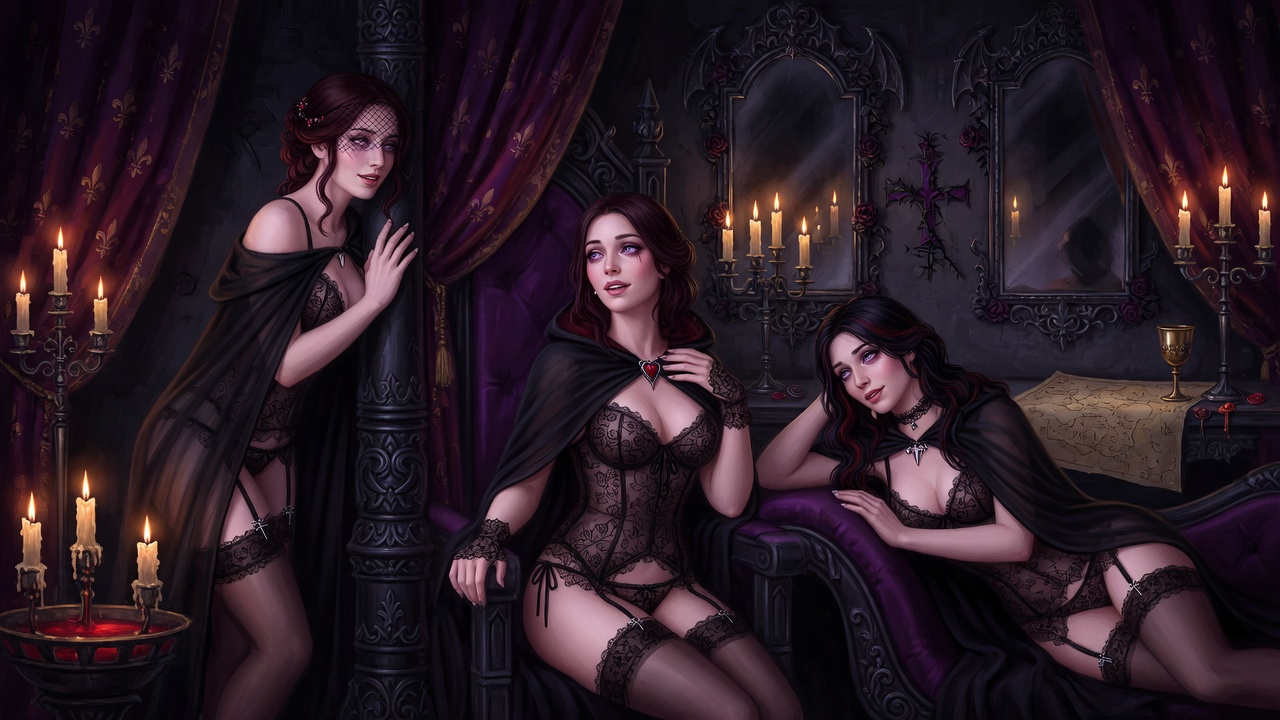
#> input picture source_51.jpg, 1280 x 720 px
$ python convert_decision_assets.py
#> lines starting #> are read from the running program, lines starting #| are printed output that depends on the picture
"""Convert Umbral decision source art to CK3 DDS assets."""
from PIL import Image, ImageEnhance
import os
import shutil

SESSION = r"X:\Users\USER\.grok\sessions\C%3A%5CUsers%5CUSER\019f2379-fcad-7c81-b0d9-c08690713797\images"
MOD = os.path.normpath(os.path.join(os.path.dirname(__file__), "..", "lasombra_court"))
TOOLS = os.path.dirname(__file__)

SOURCES = {
    "embrace": (
        "source_embrace_decision.jpg",
        "source_51.jpg",
        (1100, 440),
        "gfx/interface/illustrations/decisions/lasombra_court_embrace_decision.dds",
    ),
    "faith": (
        "source_adopt_faith_decision.jpg",
        "source_52.jpg",
        (1100, 440),
        "gfx/interface/illustrations/decisions/lasombra_court_adopt_faith_decision.dds",
    ),
    "culture": (
        "source_adopt_culture_decision.jpg",
        "69.jpg",
        (1100, 440),
        "gfx/interface/illustrations/decisions/lasombra_court_adopt_culture_decision.dds",
    ),
}


def resolve_source(primary, fallback):
#> called with primary = 'source_embrace_decision.jpg', fallback = 'source_51.jpg'
    for name in (primary, fallback):
        for base in (TOOLS, SESSION):
            path = os.path.join(base, name)
            if os.path.isfile(path):
                return path
    raise FileNotFoundError(f"missing source for {primary} / {fallback}")


def crop_cover(img, tw, th):
#> called with tw = 1100, th = 440
    w, h = img.size
#> w = 1280; h = 720
    target_ratio = tw / th
    src_ratio = w / h
#> src_ratio = 1.78
    if src_ratio > target_ratio:
        new_w = int(h * target_ratio)
        left = (w - new_w) // 2
        img = img.crop((left, 0, left + new_w, h))
    else:
        new_h = int(w / target_ratio)
#> new_h = 512
        top = (h - new_h) // 2
#> top = 104
        img = img.crop((0, top, w, top + new_h))
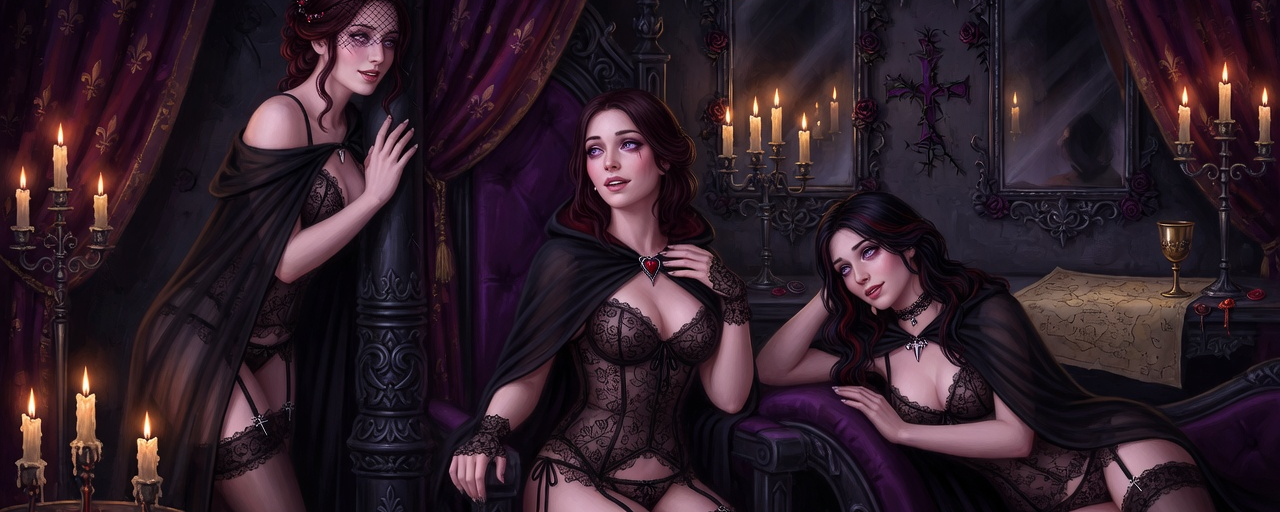
#> img: PIL image 1280x512 RGBA; mean R, G, B, A 47.9, 30.9, 40.3, 255
    return img.resize((tw, th), Image.LANCZOS)


def enhance(img):
    rgb = ImageEnhance.Contrast(img.convert("RGB")).enhance(1.08)
    rgb = ImageEnhance.Color(rgb).enhance(1.1)
    return rgb.convert("RGBA")


def main():
    for key, (primary, fallback, size, rel) in SOURCES.items():
        src_path = resolve_source(primary, fallback)
        out_path = os.path.join(MOD, rel.replace("/", os.sep))
        os.makedirs(os.path.dirname(out_path), exist_ok=True)
        img = Image.open(src_path).convert("RGBA")
        img = crop_cover(img, *size)
        out = enhance(img)
        out.save(out_path)
        print(f"wrote {key}: {out_path} {size} from {src_path}")
#> pass 2 of the loop in main, `for key, (primary, fallback, size, rel) in SOURCES.items():`:
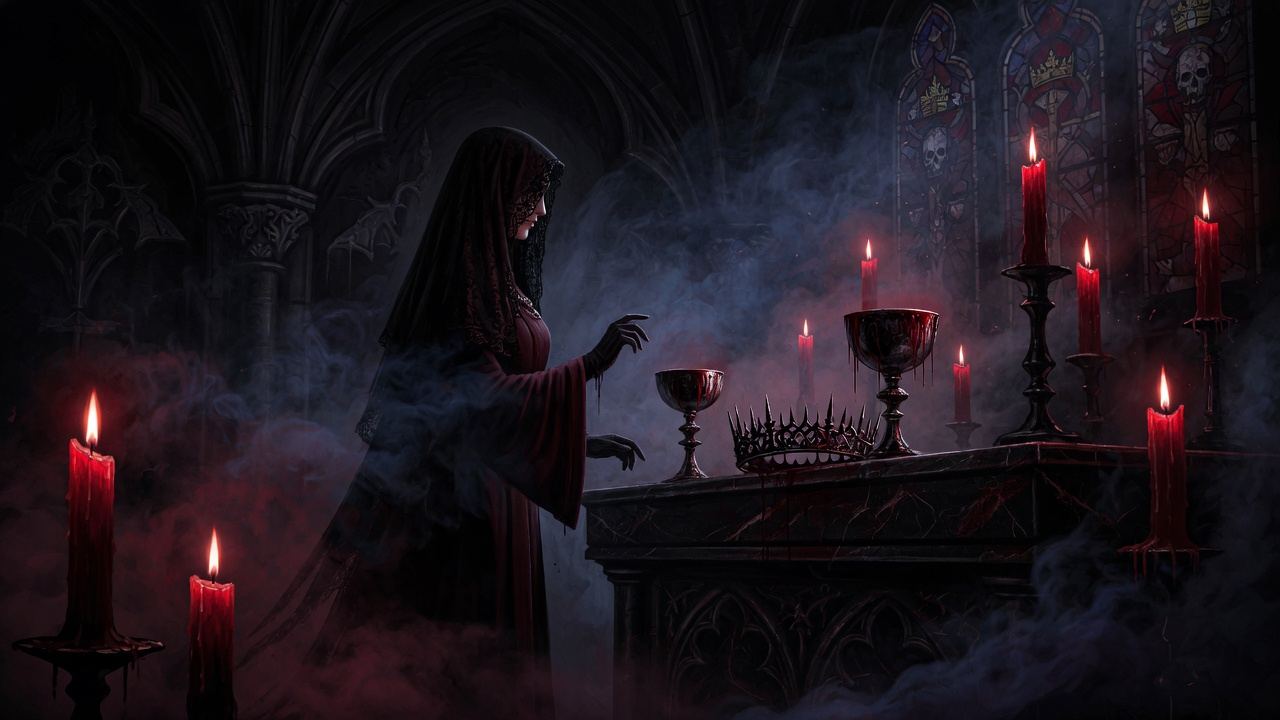
#> input picture source_52.jpg, 1280 x 720 px
#> in crop_cover (call 2), `img = img.crop((0, top, w, top + new_h))`:
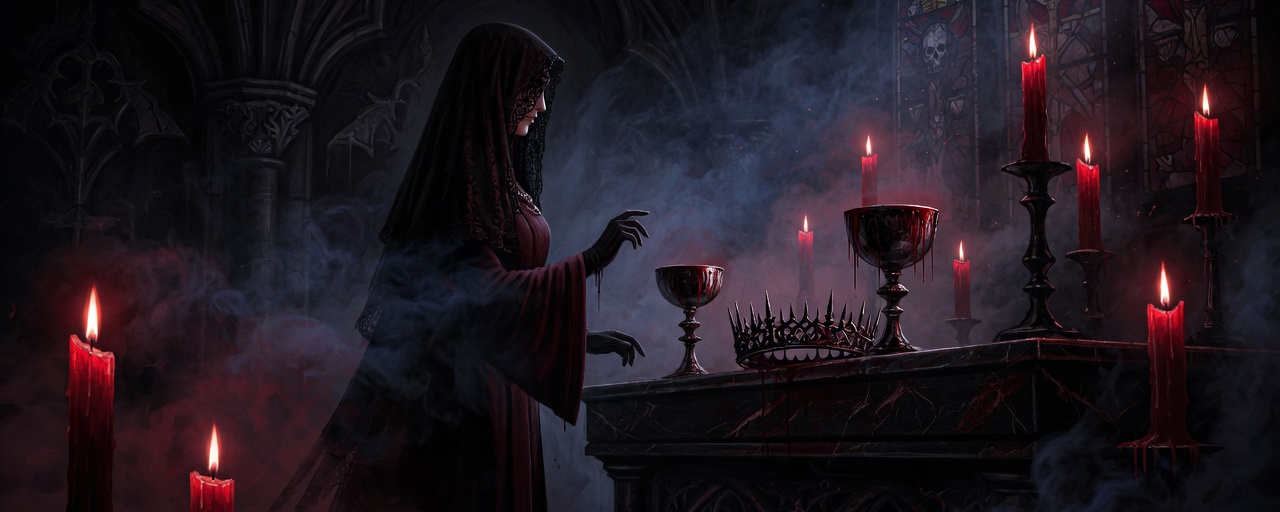
#> img: PIL image 1280x512 RGBA; mean R, G, B, A 31.8, 23.4, 31.2, 255
#> pass 3 of the loop in main, `for key, (primary, fallback, size, rel) in SOURCES.items():`:
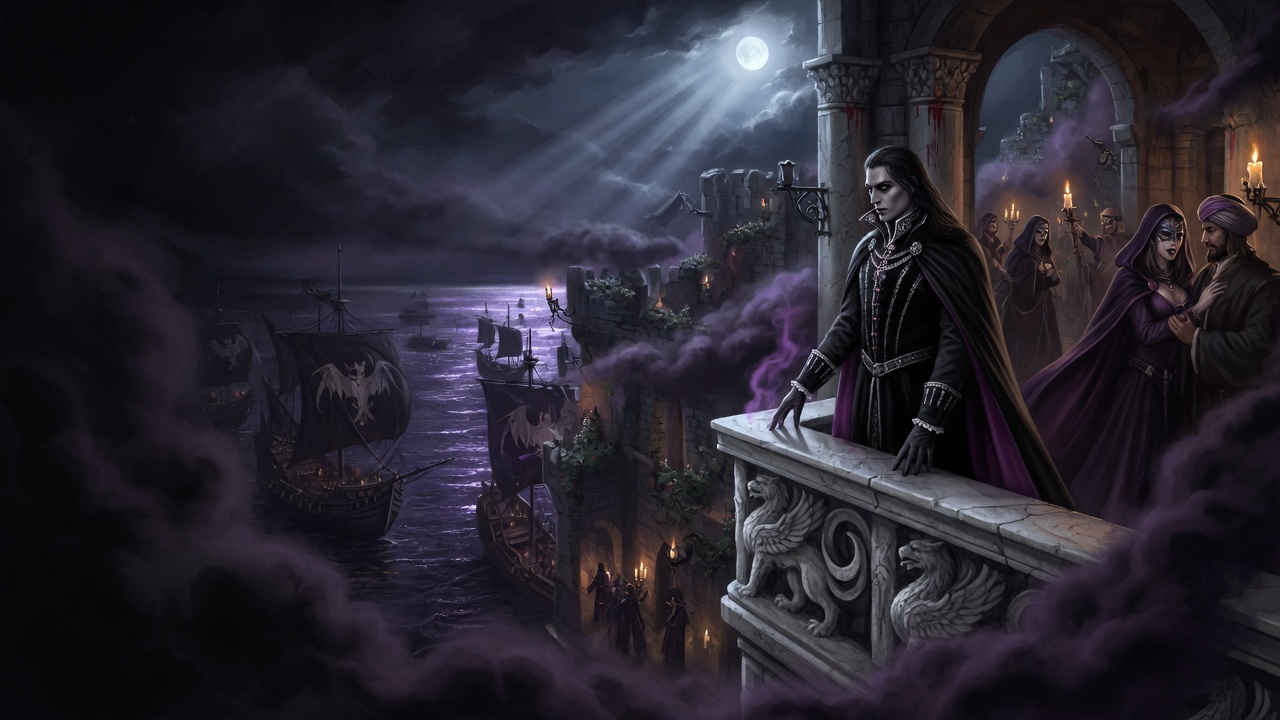
#> input picture source_adopt_culture_decision.jpg, 1280 x 720 px
#> in crop_cover (call 3), `img = img.crop((0, top, w, top + new_h))`:
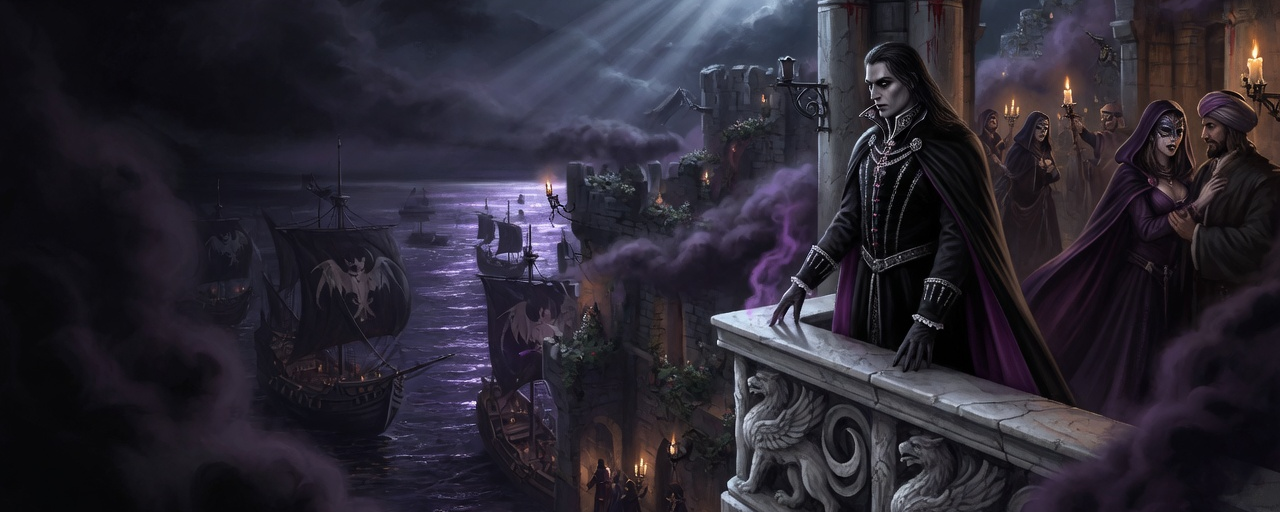
#> img: PIL image 1280x512 RGBA; mean R, G, B, A 42.6, 38.8, 49.4, 255


if __name__ == "__main__":
    main()
